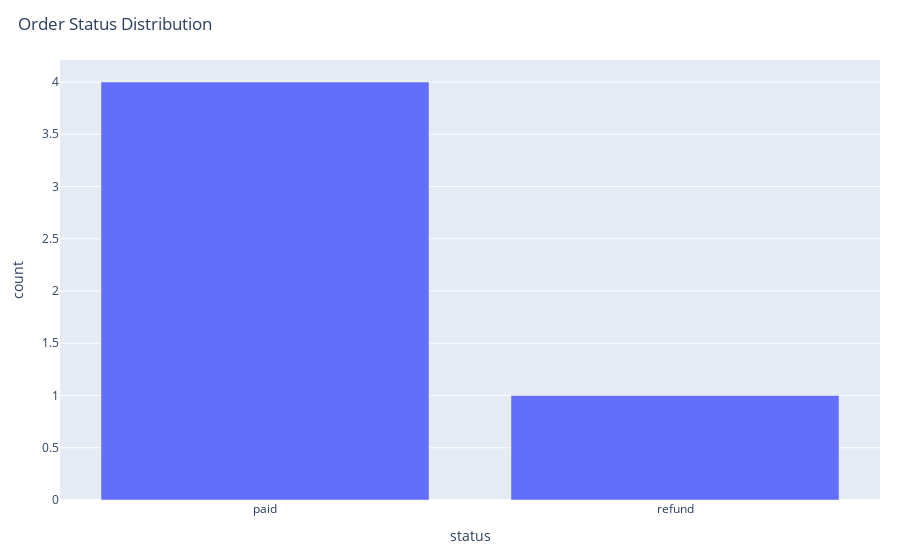

Write notebook code for a chart like this one.
### Code cell
status_counts = df["status_clean"].value_counts().reset_index()
status_counts.columns = ["status", "count"]

print("Order Status Distribution:")
print(status_counts.to_string(index=False))

fig = bar_sorted(status_counts, "status", "count", "Order Status Distribution")
save_fig(fig, FIGS / "status_distribution.png")
fig

### Figure 1 — Plotly figure (JSON) as saved in the notebook; plotly's stock layout.template omitted (floating-point values rounded to 4 significant figures)
{"data": [{"hovertemplate": "status=%{x}<br>count=%{y}<extra></extra>", "legendgroup": "", "marker": {"color": "#636efa", "pattern": {"shape": ""}}, "name": "", "orientation": "v", "showlegend": false, "textposition": "auto", "type": "bar", "x": ["paid", "refund"], "xaxis": "x", "y": [4, 1], "yaxis": "y"}], "layout": {"barmode": "relative", "legend": {"tracegroupgap": 0}, "margin": {"b": 60, "l": 60, "r": 20, "t": 60}, "title": {"text": "Order Status Distribution", "x": 0.02}, "xaxis": {"anchor": "y", "domain": [0, 1], "title": {"text": "status"}}, "yaxis": {"anchor": "x", "domain": [0, 1], "title": {"text": "count"}}}}
